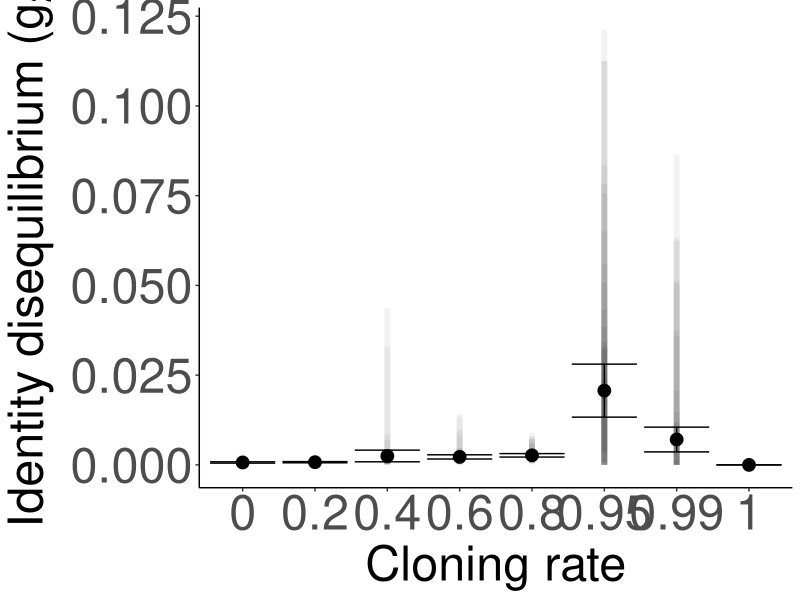

The R script that drew this image:
#!/usr/bin/env Rscript

library(tidyverse)

ID_df_nonconstant_cloning <- read.csv("Data_ID_nonconstant_cloning.csv")
ID_df_nonconstant_cloning$Rep <- as.factor(ID_df_nonconstant_cloning$Rep)
ID_df_nonconstant_cloning$Rate <- as.factor(ID_df_nonconstant_cloning$Rate)

replicate_number = length(unique(ID_df_nonconstant_cloning$Rep))

ID_df_nonconstant_cloning_sum <- ID_df_nonconstant_cloning %>%
	group_by(Rate) %>%
	summarise(Expected_g2=mean(g2), sd_g2=sd(g2))

print(replicate_number)


print(str(ID_df_nonconstant_cloning))

g2_plot <- ggplot() + 
	geom_linerange(data = ID_df_nonconstant_cloning, aes(x=Rate, ymin=CI_lower, ymax = CI_upper), size = 2, alpha=0.05) +
	geom_point(data = ID_df_nonconstant_cloning_sum, aes(x=Rate, y=Expected_g2), size = 4) + 
	geom_errorbar(data = ID_df_nonconstant_cloning_sum, aes(x=Rate, ymin=Expected_g2-1.96*sd_g2/sqrt(replicate_number), ymax=Expected_g2+1.96*sd_g2/sqrt(replicate_number))) +
    scale_color_brewer(palette = "RdBu") + 
	labs(x="Cloning rate",y=expression(paste("Identity disequilibrium (",g[2],")"))) + 
	theme(panel.grid.major=element_blank(),
    	      panel.grid.minor=element_blank(),
    	      panel.background=element_blank(),
    	      axis.line = element_line(color="black"),
    	      
    	      plot.title=element_text(size=40, hjust=0.5, face="bold"),
	      plot.caption=element_text(size=20, hjust=0.5),
	      axis.title.y=element_text(size=35),
	      axis.title.x=element_text(size=35),
	      
	      axis.text.x=element_text(size=35),
	      axis.text.y=element_text(size=35),
	      
	      legend.position="none")
	
ggsave(filename = "Plot_ID_g2_nonconstant_cloning.png",
	plot = g2_plot,
	dpi = 600,
	width=12,
	height=12)

print(warnings())
